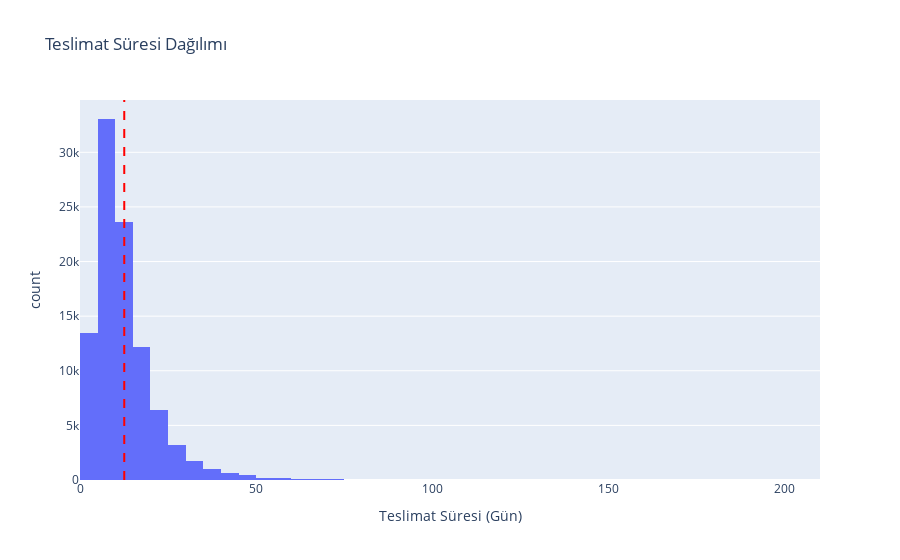

The cell this chart's notebook holds for it:
### Markdown cell above
## Adım 2: Target Analizi (Teslimat Süresi)

### Code cell
# Teslimat süresi dağılımı
query = """
SELECT 
    EXTRACT(EPOCH FROM (order_delivered_customer_date::timestamp - order_purchase_timestamp::timestamp))/86400 as delivery_days
FROM orders
WHERE order_status = 'delivered' AND order_delivered_customer_date IS NOT NULL
"""

with engine.connect() as conn:
    delivery = pd.read_sql(text(query), conn)

print(f"Teslimat Süresi İstatistikleri:")
print(f"   Ortalama: {delivery['delivery_days'].mean():.1f} gün")
print(f"   Medyan: {delivery['delivery_days'].median():.1f} gün")
print(f"   Std: {delivery['delivery_days'].std():.1f} gün")

fig = px.histogram(delivery, x='delivery_days', nbins=50,
                   title='Teslimat Süresi Dağılımı',
                   labels={'delivery_days': 'Teslimat Süresi (Gün)'})
fig.add_vline(x=delivery['delivery_days'].mean(), line_dash='dash', line_color='red')
fig.show()

### Figure 1 — Plotly figure (JSON) as saved in the notebook; plotly's stock layout.template omitted (floating-point values rounded to 4 significant figures; data arrays with more than 128 entries replaced by an {"elided": "..."} marker saying what was removed)
{"data": [{"bingroup": "x", "hovertemplate": "Teslimat Süresi (Gün)=%{x}<br>count=%{y}<extra></extra>", "legendgroup": "", "marker": {"color": "#636efa", "pattern": {"shape": ""}}, "name": "", "nbinsx": 50, "orientation": "v", "showlegend": false, "type": "histogram", "x": {"elided": "96470 float values"}, "xaxis": "x", "yaxis": "y"}], "layout": {"barmode": "relative", "legend": {"tracegroupgap": 0}, "shapes": [{"line": {"color": "red", "dash": "dash"}, "type": "line", "x0": 12.56, "x1": 12.56, "xref": "x", "y0": 0, "y1": 1, "yref": "y domain"}], "title": {"text": "Teslimat Süresi Dağılımı"}, "xaxis": {"anchor": "y", "domain": [0, 1], "title": {"text": "Teslimat Süresi (Gün)"}}, "yaxis": {"anchor": "x", "domain": [0, 1], "title": {"text": "count"}}}}
